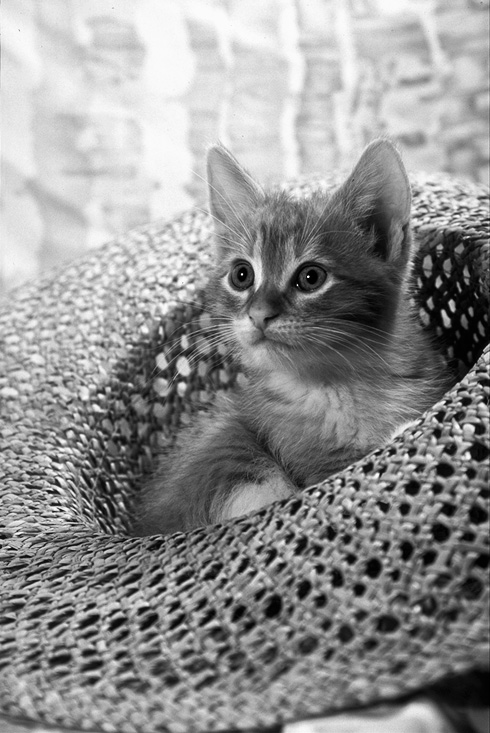
#> input picture I kolokvijum/cat.png, 490 x 733 px
$ python zadatak4.3.py
#> lines starting #> are read from the running program, lines starting #| are printed output that depends on the picture
import numpy as np
from skimage import io
from scipy import ndimage
import plotly.express as px

img = io.imread('cat.png')
#> img is the input picture: shape (733, 490); min 0, max 254, mean 146
sx = np.array([[-1, -2, -1], [0, 0, 0], [1, 2, 1]])
sy = np.array([[-1, 0, 1], [-2, 0, 2], [-1, 0, 1]])

G1 = ndimage.convolve(img, sx, mode='nearest', output='float')
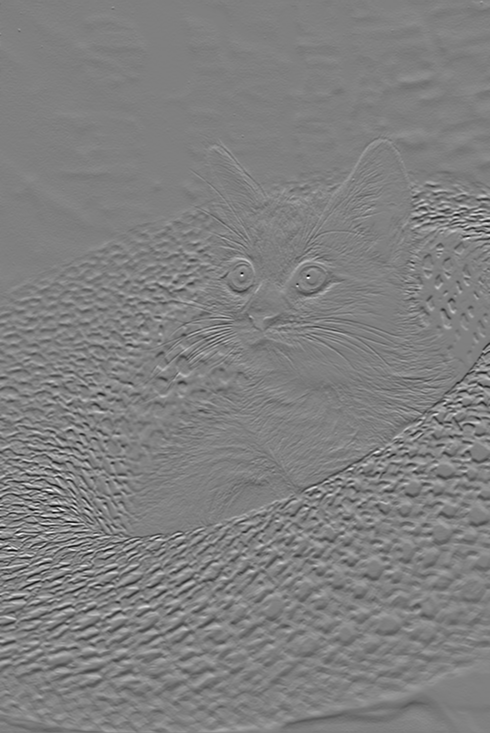
#> G1: shape (733, 490) float64; min -895, max 887, mean 1; drawn with min black and max white
G2 = ndimage.convolve(img, sy, mode='nearest', output='float')
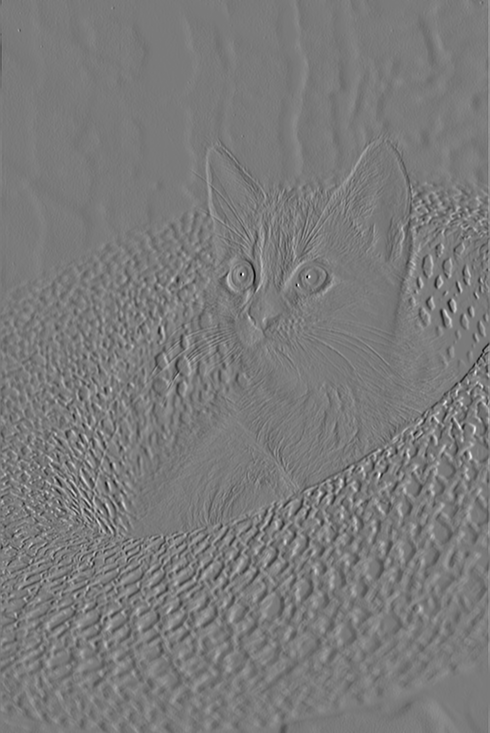
#> G2: shape (733, 490) float64; min -792, max 854, mean 1.3; drawn with min black and max white
G = np.sqrt(G1**2 + G2**2)
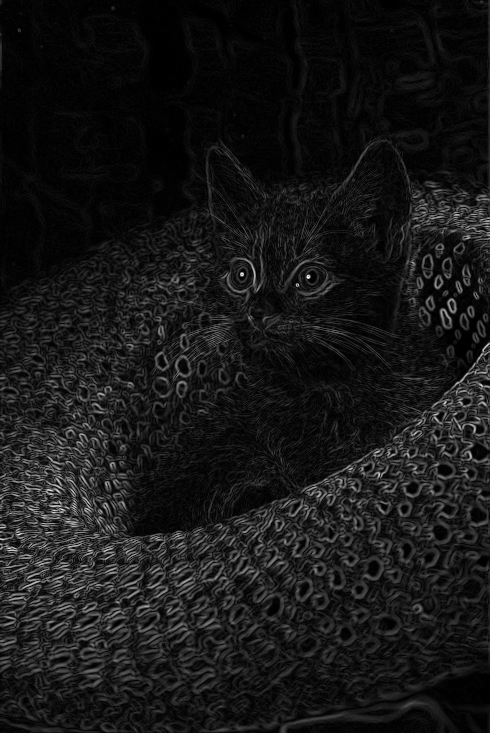
#> G: shape (733, 490) float64; min 0, max 1005.2, mean 93.3; drawn with min black and max white

gradijent = px.imshow(G, color_continuous_scale='gray')
gradijent.show()
bin = G > 150
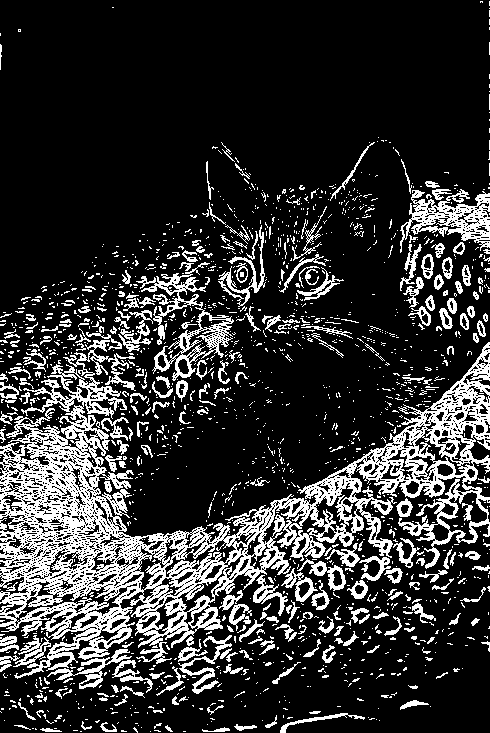
#> bin: shape (733, 490) bool; 20% white in thin lines or dots
binarna = px.imshow(bin, color_continuous_scale='gray')
binarna.show()

$ run again, with I kolokvijum/cookies.png copied over I kolokvijum/cat.png
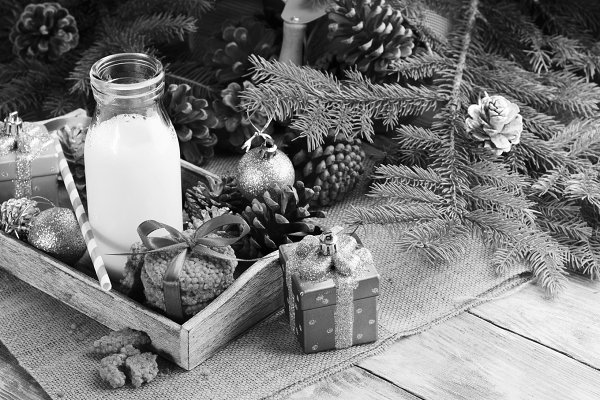
#> input picture I kolokvijum/cookies.png, 600 x 400 px
#> img is the input picture: shape (400, 600); min 0, max 255, mean 122.4
#> `G = np.sqrt(G1**2 + G2**2)`:
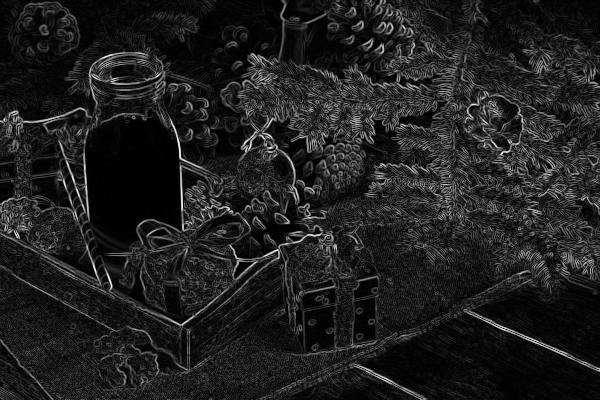
#> G: shape (400, 600) float64; min 0, max 1012.8, mean 127.9; drawn with min black and max white
#> `bin = G > 150`:
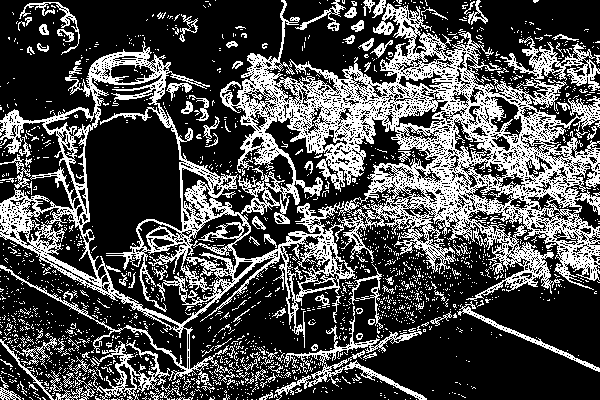
#> bin: shape (400, 600) bool; 30.3% white in thin lines or dots

$ run again, with I kolokvijum/deda_mraz.png copied over I kolokvijum/cat.png
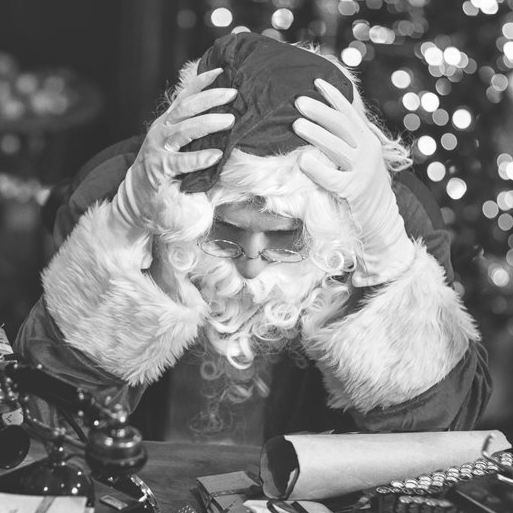
#> input picture I kolokvijum/deda_mraz.png, 513 x 513 px
#> img is the input picture: shape (513, 513); min 26, max 255, mean 124.8
#> `G2 = ndimage.convolve(img, sy, mode='nearest', output='float')`:
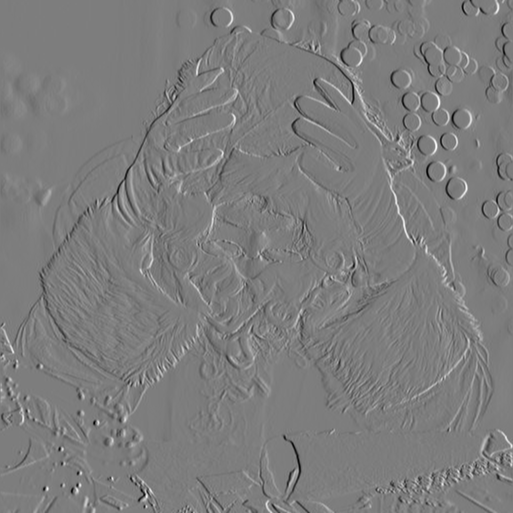
#> G2: shape (513, 513) float64; min -710, max 732, mean -0.5; drawn with min black and max white
#> `bin = G > 150`:
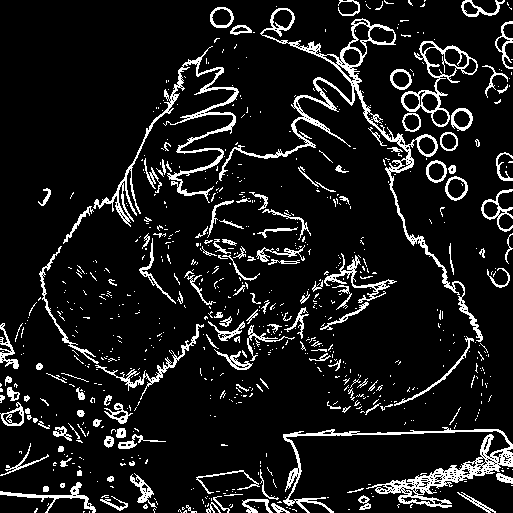
#> bin: shape (513, 513) bool; 10.2% white in thin lines or dots

$ run again, with I kolokvijum/hand.png copied over I kolokvijum/cat.png
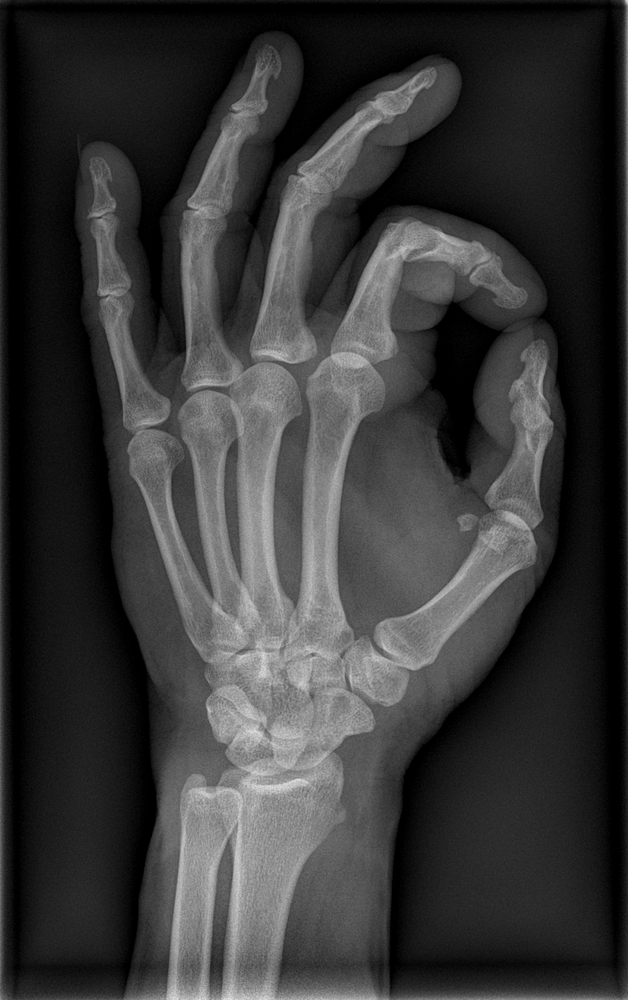
#> input picture I kolokvijum/hand.png, 628 x 1000 px, shrunk from 1020 x 1623 before the run
#> img is the input picture: shape (1000, 628); min 0, max 227, mean 56.1
#> `G2 = ndimage.convolve(img, sy, mode='nearest', output='float')`:
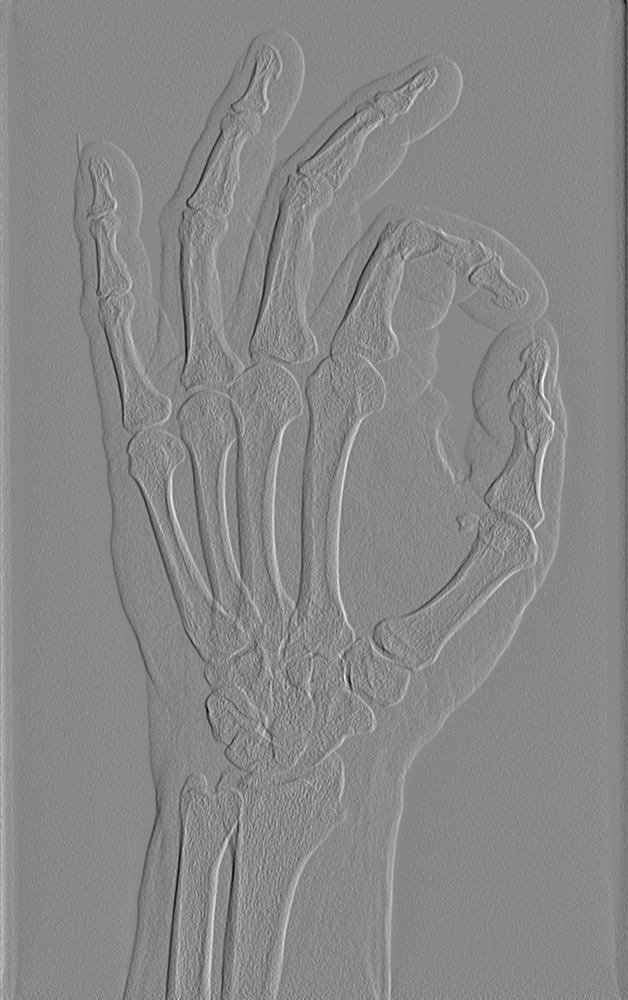
#> G2: shape (1000, 628) float64; min -397, max 346, mean -0.1; drawn with min black and max white
#> `bin = G > 150`:
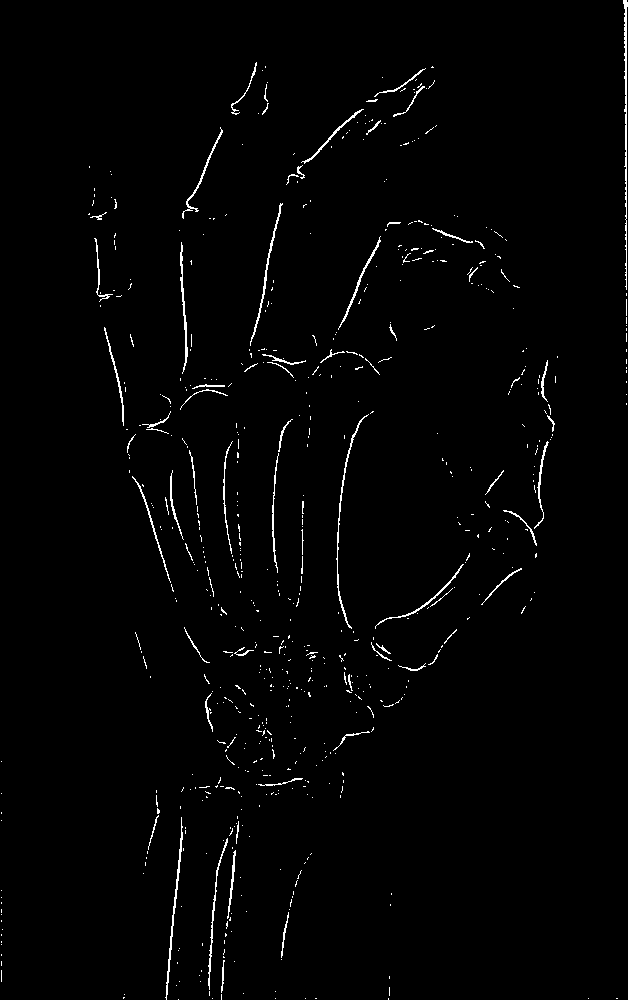
#> bin: shape (1000, 628) bool; 1.5% white in thin lines or dots
